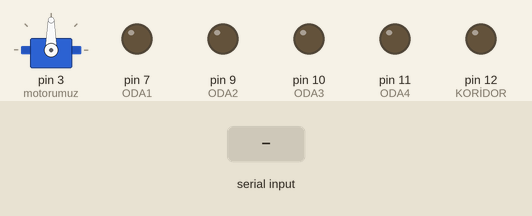
A sketch run on a simulated Arduino Uno, built with avr-gcc and run on an emulated ATmega328P. Shown: servo, output pins drawn as LEDs (lit = HIGH). The test bench sets the inputs (shaded band).

Above: at 1.2 s.
1.3 s: "1" received over Serial
At 3.5 s:
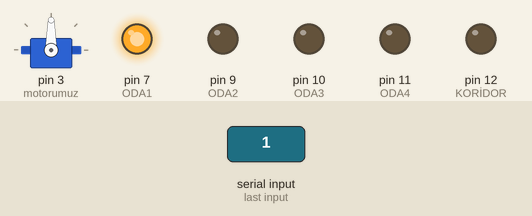
3.8 s: "2" received over Serial
At 5.5 s:
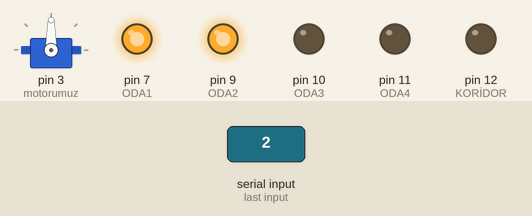
6.3 s: "3" received over Serial
At 8.5 s:
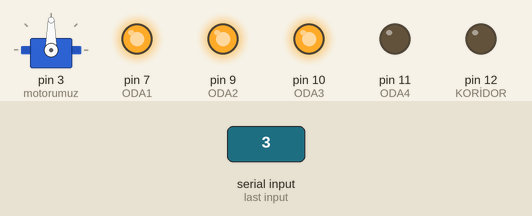
8.8 s: "4" received over Serial
At 10.6 s:
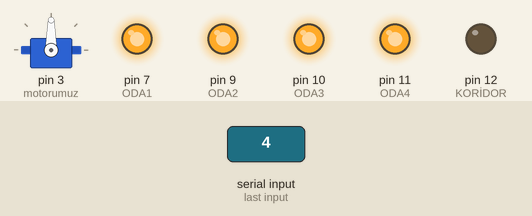
11.3 s: "5" received over Serial
At 13.5 s:
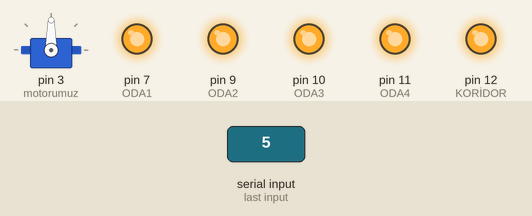
13.8 s: "8" received over Serial
At 15.6 s:
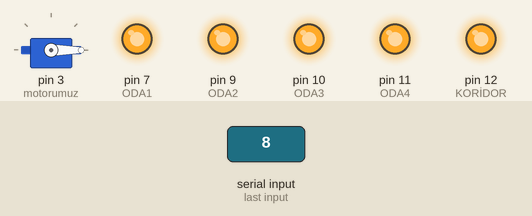
Timing chart, 0 to 17.1 s (numbered marks = the images above; inputs shaded):
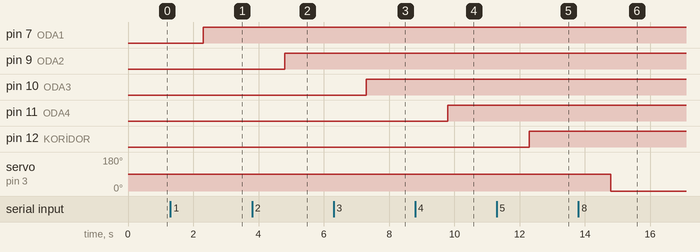

The sketch:

Proje.ino
```cpp
#include <Servo.h>
Servo motorumuz;
// motorumuz isminde bir servo motor tanımladık
String deger;
bool oda1 = false;
bool oda2= false;
bool oda3 = false;
bool oda4 = false;
bool koridor = false;

void setup()
{
  Serial.begin(9600);
  motorumuz.attach(3);
  pinMode(7,OUTPUT);//ODA1
  pinMode(9,OUTPUT);//ODA2
  pinMode(10,OUTPUT);//ODA3
  pinMode(11,OUTPUT);//ODA4
  pinMode(12,OUTPUT);//KORİDOR
}

void loop()
{
  if(Serial.available())
  {
    deger = Serial.readString();   //Gelen verileri oku
  }
  if(deger=="1"){
    if(oda1 == false){
      digitalWrite(7,HIGH);
      oda1 = true;
    }
    else if(oda1 == true){
      digitalWrite(7,LOW);
      oda1 =false;
    }
  }
  if(deger=="2"){
    if(oda2 == false){
      digitalWrite(9,HIGH);
      oda2 = true;
    }
    else if(oda2 == true){
      digitalWrite(9,LOW);
      oda2 =false;
    }
  }
  if(deger=="3"){
    if(oda3 == false){
      digitalWrite(10,HIGH);
      oda3 = true;
    }
    else if(oda3 == true){
      digitalWrite(10,LOW);
      oda3 =false;
    }
  }
  if(deger=="4"){
    if(oda4 == false){
      digitalWrite(11,HIGH);
      oda4 = true;
    }
    else if(oda4 == true){
      digitalWrite(11,LOW);
      oda4 =false;
    }
  }
  if(deger=="5"){
    if(koridor == false){
      digitalWrite(12,HIGH);
      koridor = true;
    }
    else if(koridor == true){
      digitalWrite(12,LOW);
      koridor = false;
    }
  }

  if(deger=="7"){
    motorumuz.write(90);  // 90 dereceye gel (kapıyı aç)
    }
  if(deger=="8"){
    motorumuz.write(0);  // 0 dereceye gel (kapıyı kapat)
    }
    deger=2000;
}
```

Measured:
- after the input at 1.3 s, pin 7 (ODA1): LOW → HIGH after 1.0 s
- after the input at 3.8 s, pin 9 (ODA2): LOW → HIGH after 1.0 s
- after the input at 6.3 s, pin 10 (ODA3): LOW → HIGH after 1.0 s
- after the input at 8.8 s, pin 11 (ODA4): LOW → HIGH after 1.0 s
- after the input at 11.3 s, pin 12 (KORİDOR): LOW → HIGH after 1.0 s
- after the input at 13.8 s, servo on pin 3 (motorumuz): 90° → 0° after 1.0 s
